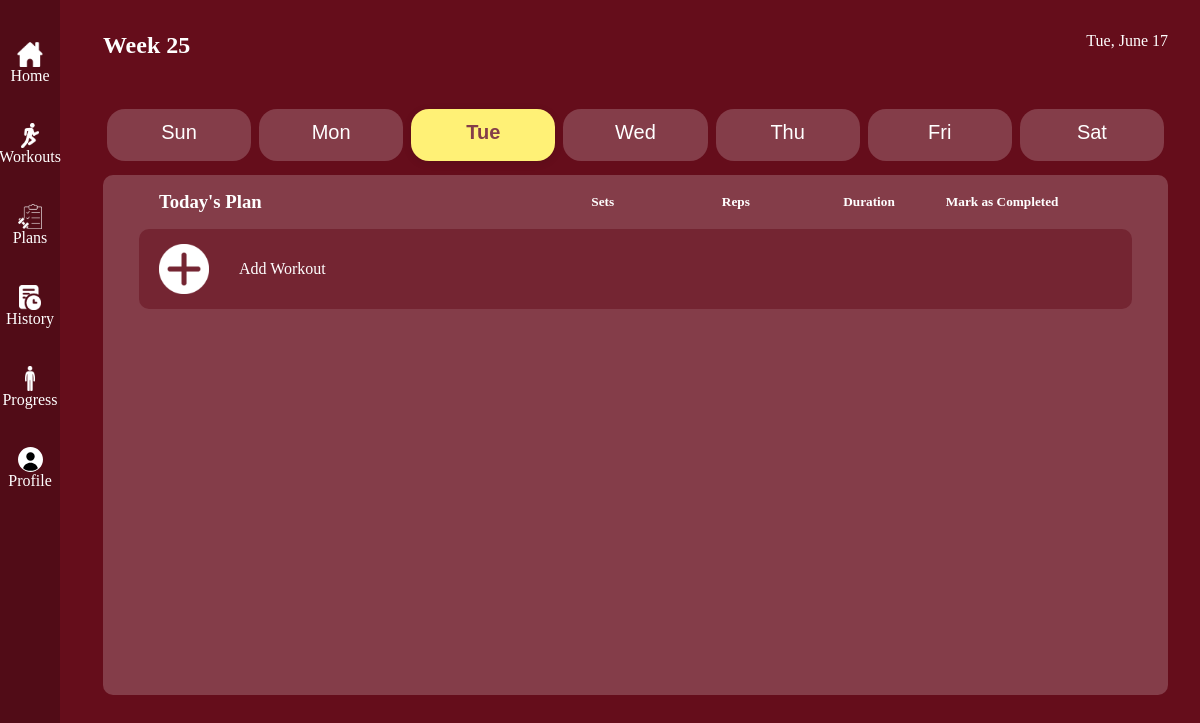
Page /plans.php?day=Tue (signed in) on the earlier database version.
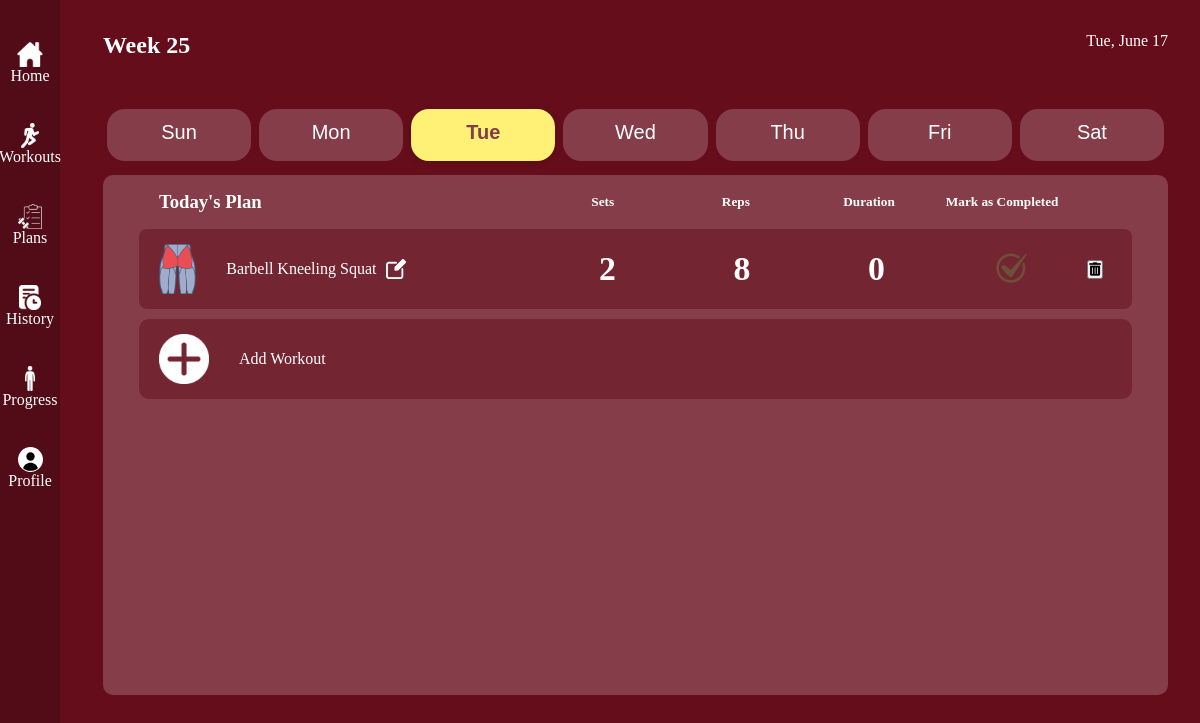
Same page on the later database version.
### tables this page shows
CREATE TABLE `workout_plan` (
  `id` int(11) NOT NULL,
  `user_id` int(11) NOT NULL,
  `workout_day` varchar(20) NOT NULL,
  `exercise_name` varchar(100) NOT NULL,
  `sets` int(11) NOT NULL,
  `reps` int(11) NOT NULL DEFAULT 0,
  `duration` int(11) NOT NULL DEFAULT 0,
  `completed` tinyint(1) NOT NULL DEFAULT 0,
  `planned_date` date DEFAULT NULL
);

CREATE TABLE `workouts` (
  `id` int(11) NOT NULL,
  `name` varchar(255) NOT NULL,
  `image_url` varchar(255) DEFAULT NULL,
  `image_url2` varchar(255) DEFAULT NULL,
  `focus` varchar(35) NOT NULL,
  `equipment` varchar(255) DEFAULT NULL,
  `reps` varchar(25) NOT NULL DEFAULT '0',
  `duration` varchar(25) DEFAULT '0',
  `sets` varchar(25) DEFAULT NULL
);

### plans.php (the view, shortened to what this page needs)
<?php
include("database.php");
$user_id = $_SESSION['user_id'];
$currentDay = $_GET['day'] ?? date('D');
$stmt = $conn->prepare("
    SELECT wp.*, w.focus
    FROM workout_plan wp
    JOIN workouts w ON wp.exercise_name = w.name
    WHERE wp.user_id = ? AND wp.workout_day = ?
");
$stmt->bind_param("is", $user_id, $currentDay);
$stmt->execute();
$result = $stmt->get_result();
$workouts = [];
while ($row = $result->fetch_assoc()) {
    $workouts[] = $row;
}
$today = new DateTime();
$weekNumber = $today->format('W');
$dayName = $today->format('D');
$monthName = $today->format('F');
$dayOfMonth = $today->format('j');
$validDays = ['Sun', 'Mon', 'Tue', 'Wed', 'Thu', 'Fri', 'Sat'];
if (isset($_GET['day']) && in_array($_GET['day'], $validDays)) {
    $dayName = $_GET['day'];
    $today = new DateTime();
    if ($today->format('D') !== $dayName) {
        $today->modify('next ' . $dayName);
    }
    $monthName = $today->format('F');
    $dayOfMonth = $today->format('j');
}
$pageId = "plans";
include 'includes/header.php';
?>
<div id="plans">
    <section class="date-header">
        <h2>Week <?= $weekNumber ?></h2>
        <div class="date-plan"><?= $dayName ?>, <?= $monthName ?> <?= $dayOfMonth ?></div>
    </section>
    <div class="day-tabs">
        <button class="day-tab<?= $currentDay == 'Sun' ? ' selected' : '' ?>" onclick="changeDay('Sun')"><p>Sun</p></button>
        <button class="day-tab<?= $currentDay == 'Mon' ? ' selected' : '' ?>" onclick="changeDay('Mon')"><p>Mon</p></button>
        <button class="day-tab<?= $currentDay == 'Tue' ? ' selected' : '' ?>" onclick="changeDay('Tue')"><p>Tue</p></button>
        <button class="day-tab<?= $currentDay == 'Wed' ? ' selected' : '' ?>" onclick="changeDay('Wed')"><p>Wed</p></button>
        <button class="day-tab<?= $currentDay == 'Thu' ? ' selected' : '' ?>" onclick="changeDay('Thu')"><p>Thu</p></button>
        <button class="day-tab<?= $currentDay == 'Fri' ? ' selected' : '' ?>" onclick="changeDay('Fri')"><p>Fri</p></button>
        <button class="day-tab<?= $currentDay == 'Sat' ? ' selected' : '' ?>" onclick="changeDay('Sat')"><p>Sat</p></button>
    </div>
    <section id="workout-plan" >
        <div class="head">
            <h3>Today's Plan</h3>
            <div class="label">
                <h5>Sets</h5>
                <h5>Reps</h5>
                <h5>Duration</h5>
                <h5>Mark as Completed</h5>
            </div>
        </div>
        <div class="workouts-plan">
            <?php foreach ($workouts as $workout): ?>
                <div class="workout"
                    data-id="<?= $workout['id'] ?>"
                    data-name="<?= $workout['exercise_name'] ?>"
                    data-sets="<?= $workout['sets'] ?>"
                    data-reps="<?= $workout['reps'] ?>"
                    data-duration="<?= $workout['duration'] ?>"
                >
                    <div class="name">
                        <img src="assets/images/<?= $workout['focus'] ?>-icon.png" alt="<?= $workout['exercise_name'] ?>">
                        <div class="with-edit">
                            <p><?= ucfirst($workout['exercise_name']) ?></p>
                            <img
                                src="assets/images/edit-icon.webp"
                                alt="Edit"
                                class="edit-button"
                                data-id="<?= $workout['id'] ?>"
                                data-sets="<?= $workout['sets'] ?>"
                                data-reps="<?= $workout['reps'] ?>"
                                data-duration="<?= $workout['duration'] ?>"
                                style="height: 20px; margin-left: 10px; cursor: pointer; filter: invert(100%);"
                            >
                        </div>
                    </div>
                    <div class="data">
                        <div class="sets"><?= $workout['sets'] ?></div>
                        <div class="reps"><?= $workout['reps'] ?></div>
                        <div class="duration"><?= $workout['duration'] ?></div>
                        <div class="done">
                            <form method="POST" action="plans.php">
                                <button type="submit" class="completed-button" style="background:none; border:none;">
                                    <?php if ($workout['completed']): ?>
                                        <img src="assets/images/check-icon.svg" alt="Completed" style="height: 40px;">
                                    <?php else: ?>
                                        <img src="assets/images/check-icon.svg" alt="Not Completed" style="height: 40px; opacity: 0.3;">
                                    <?php endif; ?>
                                </button>
                            </form>
                        </div>
                        <div class="delete">
                            <form method="POST" action="plans.php" onsubmit="return confirm('Are you sure you want to delete this workout?');">
                                <button type="submit" class="delete-button">
                                    <i class="fas fa-trash-alt"></i>
                                </button>
                            </form>
                        </div>
                    </div>
                </div>
            <?php endforeach; ?>
            <div class="add">
                <img src="assets/images/add-icon.webp" style="height: 50px; filter: invert(100%);" alt="Add Workout">
                <p>Add Workout</p>
            </div>
        </div>
    </section>
</div>
<?php include 'includes/footer.php'; ?>

### includes/header.php (shortened to what this page needs)
<!DOCTYPE html>
<html lang="en">
<head>
    <link rel="stylesheet" href="assets/styles/style.css">
    <link rel="stylesheet" href="https://cdnjs.cloudflare.com/ajax/libs/font-awesome/5.15.3/css/all.min.css">
</head>
<body id="<?php echo $pageId ?? ''; ?>">
<div class="nav">
    <ul>
        <li>
            <a href="home.php">
                <div>
                    <img src="assets/images/home-icon.webp" alt="">
                    <p>Home</p>
                </div>
            </a>
        </li>
        <li>
            <a href="workouts.php">
                <div>
                    <img src="assets/images/workouts-icon.webp" alt="">
                    <p>Workouts</p>
                </div>
            </a>
        </li>
        <li>
            <a href="plans.php">
                <div>
                    <img src="assets/images/plans-icon.webp" alt="">
                    <p>Plans</p>
                </div>
            </a>
        </li>
        <li>
            <a href="history.php">
                <div>
                    <img src="assets/images/history-icon.webp" alt="">
                    <p>History</p>
                </div>
            </a>
        </li>
        <li>
            <a href="progress.php">
                <div>
                    <img src="assets/images/progress-icon.webp" alt="">
                    <p>Progress</p>
                </div>
            </a>
        </li>
        <li>
            <a href="profile.html">
                <div>
                    <img src="assets/images/profile-icon.svg" alt="">
                    <p>Profile</p>
                </div>
            </a>
        </li>
    </ul>
</div>

### includes/footer.php
</body>
</html>

### assets/styles/style.css (style rules this page uses)
* { margin: 0; padding: 0; box-sizing: border-box; }
body { width: 100vw; background-color: #650d1b; display: flex; flex-direction: column; color: white; }
.nav { position: fixed; display: flex; flex-direction: column; background-color: #510c17; width: 5%; height: 100%; left: 0; padding-top: 2rem; }
.nav ul { list-style-type: none; padding: 0; }
.nav ul li { display: inline; margin-right: 20px; }
.nav ul li a { text-decoration: none; color: #fff; }
.nav ul li a div { display: flex; flex-direction: column; align-items: center; padding: 10px; }
.nav img { width: auto; height: 25px; filter: invert(100%); }
#plans { max-width: 100%; display: flex; flex-direction: column; padding-left: 3%; padding-bottom: 80px; }
.date-header { display: flex; justify-content: space-between; padding: 2rem; color: white; }
.day-tabs { width: 100%; display: flex; justify-content: center; margin: 18px 0 24px 0; padding: 0 2rem; }
.day-tab { width: 100%; background: #843d49; color: #fff; border: none; border-radius: 18px; margin: 0 4px; padding: 0.75rem 1.5rem; font-size: 1.25rem; font-weight: 500; cursor: pointer; transition: background 0.2s, color 0.2s, box-shadow 0.2s; outline: none; }
.day-tab.selected { background: #fff176; color: #843d49; box-shadow: 0 2px 8px rgba(0,0,0,0.10); font-weight: bold; }
.day-tab p { padding-bottom: 5px; }
#workout-plan { height: 65vh; background-color: #843D49; border-radius: 10px; color: white; margin: -10px 2rem 0 2rem; padding: 1rem; }
#workout-plan .head { display: grid; grid-template-columns: 40% 60%; padding: 0 50px 1rem 40px; align-items: center; }
#workout-plan .label { display: grid; grid-template-columns: 1fr 1fr 1fr 1fr 0.25fr; place-items: center; font-weight: bold; align-items: flex-end; }
.workouts-plan { width: 100%; display: flex; flex-direction: column; gap: 10px; padding: 0 20px; max-height: 350px; overflow: auto; }
.workout { display: grid; grid-template-columns: 40% 60%; align-items: center; background-color: #742532; padding: 15px 20px; border-radius: 8px; }
.name { display: flex; align-items: center; gap: 30px; }
.with-edit { display: flex; align-items: center; }
.name img { width: auto; height: 50px; }
.data { display: grid; grid-template-columns: 1fr 1fr 1fr 1fr 0.25fr; place-items: center; }
.data form { display: flex; justify-content: center; align-items: center; margin-top: 0px; }
.sets, .reps, .duration { font-size: 0.75em; }
.completed-button img { width: 75%; }
.add { display: flex; justify-content: flex-start; align-items: center; background-color: #742532; color: white; border-radius: 10px; padding: 15px 20px; transition: background 0.2s, color 0.2s; gap: 30px; }
.data { height: 70%; align-content: center; font-weight: 700; font-size: 45px; }

Differences in the rows shown:
added workout_plan: workouts.focus (picture), exercise_name "Barbell Kneeling Squat", sets "2", reps "8", duration "0", completed 0 (drawn)
